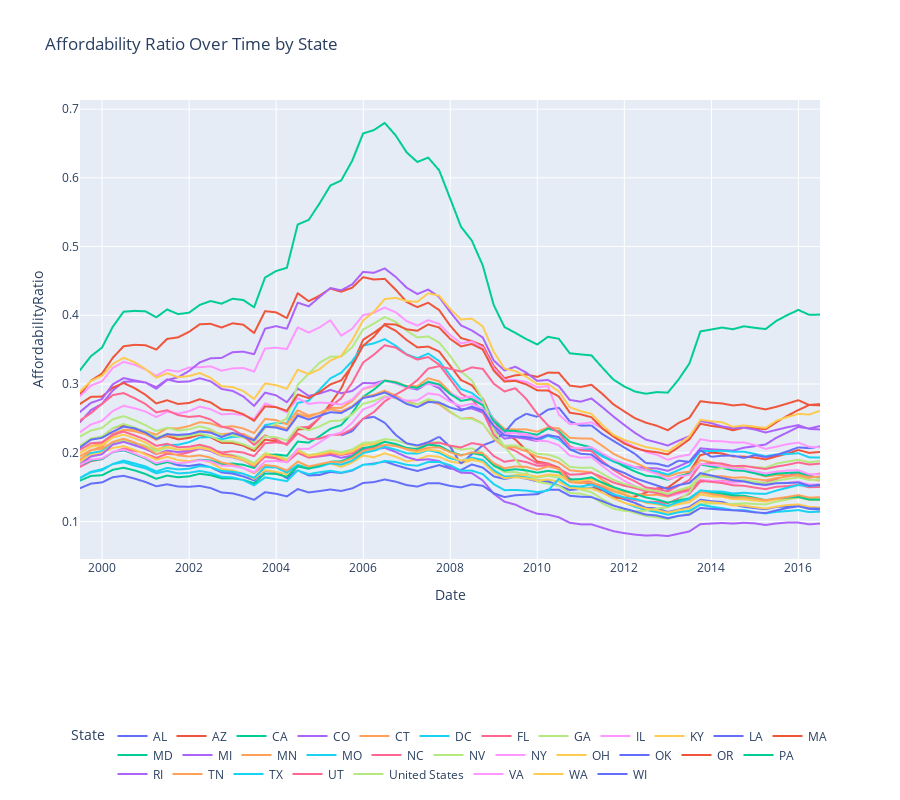

This figure's notebook cell:
### Markdown cell above
As we can see, California remains the state with the highest affordability ratio throughout all the years. We also notice that affordability ratios have fluctuated over time, with certain periods showing more pronounced changes than others. Some states exhibit similar trends, with a spike in 2006-2008, while others follow distinct patterns.

We will now realize the same plot using plotly.express in order to make the plot more readable and interactive.

Here are some of the interactions you can have with this plot: 
- Hover over the trend lines to get information about which state it represents, what is the exact date and the affordability ratio.
- click and hold with the left click to zoom on a specific part of the Graph
- Right and left click at the same time to go back to the original zoom.

### Code cell
import plotly.express as px
fig = px.line(statesGroup, x='Date', y='AffordabilityRatio', color='State', title='Affordability Ratio Over Time by State')
fig.update_layout(legend=dict(orientation='h', yanchor='bottom', y=-0.5, xanchor='center', x=0.5), height=800)
fig.show()
